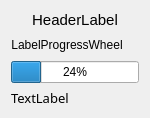
<?xml version="1.0" encoding="UTF-8"?>
<ui version="4.0">
 <class>Stick20ResponseDialog</class>
 <widget class="QDialog" name="Stick20ResponseDialog">
  <property name="windowModality">
   <enum>Qt::ApplicationModal</enum>
  </property>
  <property name="geometry">
   <rect>
    <x>0</x>
    <y>0</y>
    <width>342</width>
    <height>123</height>
   </rect>
  </property>
  <property name="sizePolicy">
   <sizepolicy hsizetype="MinimumExpanding" vsizetype="MinimumExpanding">
    <horstretch>0</horstretch>
    <verstretch>0</verstretch>
   </sizepolicy>
  </property>
  <property name="windowTitle">
   <string>Progress</string>
  </property>
  <property name="windowIcon">
   <iconset resource="resources.qrc">
    <normaloff>:/images/new/icon_NK.svg</normaloff>
    <normalon>:/images/new/icon_NK.svg</normalon>:/images/new/icon_NK.svg</iconset>
  </property>
  <layout class="QVBoxLayout" name="verticalLayout_2">
   <property name="sizeConstraint">
    <enum>QLayout::SetFixedSize</enum>
   </property>
   <item>
    <layout class="QVBoxLayout" name="verticalLayout">
     <item>
      <widget class="QLabel" name="HeaderText">
       <property name="font">
        <font>
         <pointsize>11</pointsize>
         <weight>50</weight>
         <bold>false</bold>
        </font>
       </property>
       <property name="text">
        <string notr="true">HeaderLabel</string>
       </property>
       <property name="textFormat">
        <enum>Qt::PlainText</enum>
       </property>
       <property name="alignment">
        <set>Qt::AlignCenter</set>
       </property>
      </widget>
     </item>
     <item>
      <layout class="QHBoxLayout" name="horizontalLayout_2">
       <item>
        <widget class="QLabel" name="LabelProgressWheel">
         <property name="text">
          <string notr="true">LabelProgressWheel</string>
         </property>
         <property name="alignment">
          <set>Qt::AlignCenter</set>
         </property>
        </widget>
       </item>
       <item>
        <widget class="QLabel" name="label">
         <property name="font">
          <font>
           <pointsize>13</pointsize>
          </font>
         </property>
         <property name="text">
          <string/>
         </property>
        </widget>
       </item>
       <item>
        <spacer name="horizontalSpacer_3">
         <property name="orientation">
          <enum>Qt::Horizontal</enum>
         </property>
         <property name="sizeHint" stdset="0">
          <size>
           <width>0</width>
           <height>0</height>
          </size>
         </property>
        </spacer>
       </item>
      </layout>
     </item>
     <item>
      <widget class="QProgressBar" name="progressBar">
       <property name="value">
        <number>24</number>
       </property>
      </widget>
     </item>
    </layout>
   </item>
   <item>
    <widget class="QLabel" name="OutputText">
     <property name="font">
      <font>
       <family>Courier 10 Pitch</family>
       <pointsize>10</pointsize>
       <weight>50</weight>
       <italic>false</italic>
       <bold>false</bold>
      </font>
     </property>
     <property name="text">
      <string notr="true">TextLabel</string>
     </property>
     <property name="alignment">
      <set>Qt::AlignLeading|Qt::AlignLeft|Qt::AlignTop</set>
     </property>
     <property name="wordWrap">
      <bool>true</bool>
     </property>
    </widget>
   </item>
   <item>
    <spacer name="verticalSpacer">
     <property name="orientation">
      <enum>Qt::Vertical</enum>
     </property>
     <property name="sizeHint" stdset="0">
      <size>
       <width>0</width>
       <height>0</height>
      </size>
     </property>
    </spacer>
   </item>
  </layout>
 </widget>
 <resources>
  <include location="resources.qrc"/>
 </resources>
 <connections>
  <connection>
   <sender>HeaderText</sender>
   <signal>customContextMenuRequested(QPoint)</signal>
   <receiver>Stick20ResponseDialog</receiver>
   <slot>open()</slot>
   <hints>
    <hint type="sourcelabel">
     <x>195</x>
     <y>29</y>
    </hint>
    <hint type="destinationlabel">
     <x>190</x>
     <y>103</y>
    </hint>
   </hints>
  </connection>
 </connections>
</ui>
